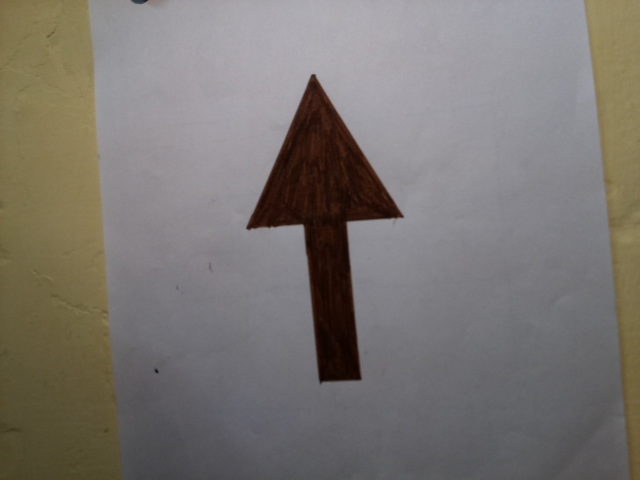
#> input picture BTP_new/image_picam/image10.jpg, 640 x 480 px; its folder holds only this picture in this run
$ python imagePreProcess.py
#> lines starting #> are read from the running program, lines starting #| are printed output that depends on the picture; after the words box and inside, x2 and y2 are one past the last pixel; in counts of white or black regions, pixels touching at a corner belong together
import os
import cv2
import pandas as pd
import numpy as np
import math
fPath = os.getcwd() + "/image_picam"

for i,item in enumerate(os.listdir(fPath)):
    itemPath = fPath + "/" + item
    image = cv2.imread(itemPath)
#> image is the input picture: shape (480, 640, 3); mean B, G, R 113, 117.4, 122.2

    height, width, channels = image.shape
#> height = 480; width = 640; channels = 3
    blackImage = np.zeros((height,width))

    gray = cv2.cvtColor(image, cv2.COLOR_BGR2GRAY)
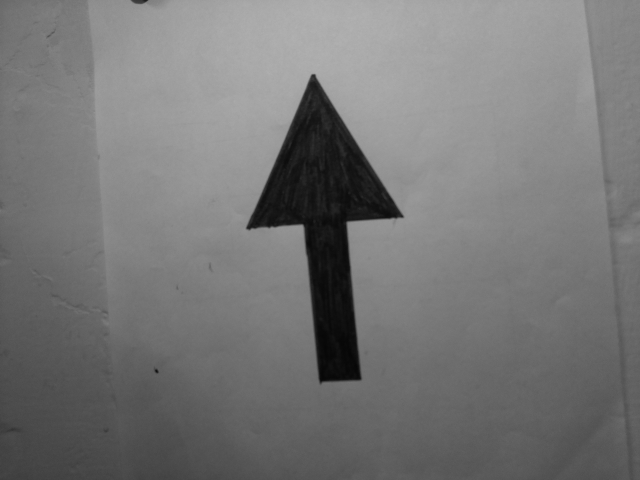
#> gray: shape (480, 640); min 6, max 178, mean 118.3
    _,thresh = cv2.threshold(gray,75,255,cv2.THRESH_BINARY_INV)
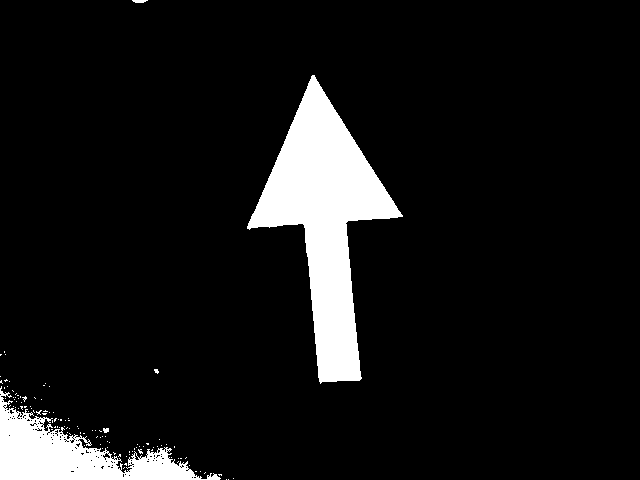
#> thresh: shape (480, 640); 8.5% white; 114 white regions (110 under 20 px), largest, box (x1, y1, x2, y2) and area: (247, 75, 403, 384) 18378, (0, 386, 221, 480) 7418, (132, 0, 148, 3) 38, (103, 428, 109, 433) 25

    kern_dilate = np.ones((8,8),np.uint8)
    kern_erode  = np.ones((3,3),np.uint8)
    mask = cv2.erode(thresh,kern_erode,iterations = 2)
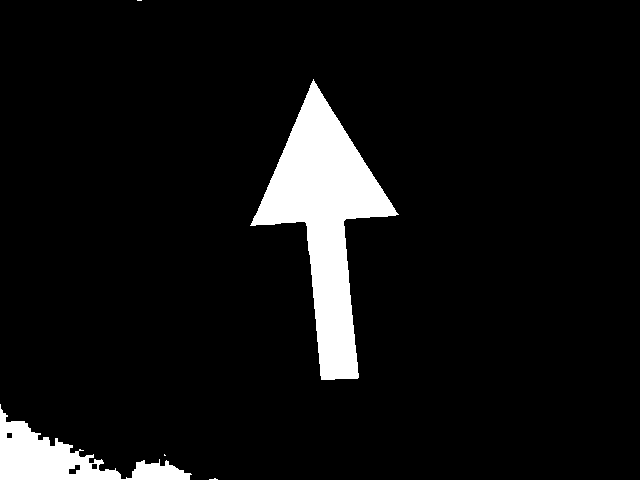
#> mask: shape (480, 640); 7% white; 5 white regions (3 under 20 px), largest, box (x1, y1, x2, y2) and area: (250, 79, 399, 380) 16461, (0, 404, 192, 480) 5126
    mask = cv2.dilate(mask,kern_dilate,iterations = 2)
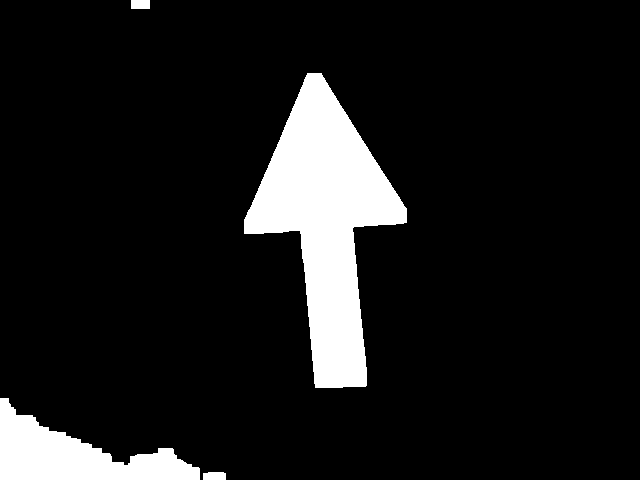
#> mask: shape (480, 640); 10.2% white; 4 white regions

    contours, hierarchy = cv2.findContours(mask,cv2.RETR_EXTERNAL,cv2.CHAIN_APPROX_NONE)
#> contours = 4 contours; box (x1, y1, x2, y2) and area: (244, 73, 407, 388) 22810, (0, 398, 200, 480) 7424, (203, 472, 226, 480) 148, (131, 0, 150, 9) 144

    centreX,  centreY = width/2, height/2
#> centreX = 320; centreY = 240
    minDis = math.inf
    Sx, Sy, Sw, Sh = 0, 0, 0, 0

    for contour in contours:
        [x,y,w,h] = cv2.boundingRect(contour)
        # discard areas that are too large
        # if h>300 and w>300:
        #     continue
        # discard areas that are too small
        if h<40 or w<40:
            continue

        Cx, Cy  = x + w/2, y + h/2;
        dis = (Cx - centreX)*(Cx - centreX) + (Cy - centreY)*(Cy - centreY)
        if dis < minDis:
            Sx, Sy, Sw, Sh = x, y, w, h
            minDis = dis
#> this loop made 4 passes
#> (x, y, w, h, Cx, Cy, dis, Sx) on passes 2 to 3: (0, 398, 200, 82, 100, 439, 88001, 0), (244, 73, 163, 315, 325.5, 230.5, 120.5, 244)
#> (x, y, w, h) on passes 1, 4: (203, 472, 23, 8), (131, 0, 19, 9)
#> after the loop, Sh = 315; Sw = 163; Sx = 244; Sy = 73; minDis = 120.5

    # [5 lines of commented-out code are left out]
    roi = mask[Sy: Sy + Sh, Sx: Sx + Sw]
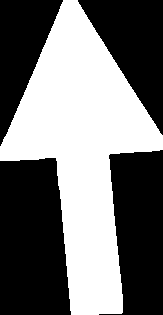
#> roi: shape (315, 163); 45.2% white; 1 white region, box (x1, y1, x2, y2) and area: (0, 0, 163, 315) 23209
    blackImage[Sy: Sy + Sh, Sx: Sx + Sw] = roi
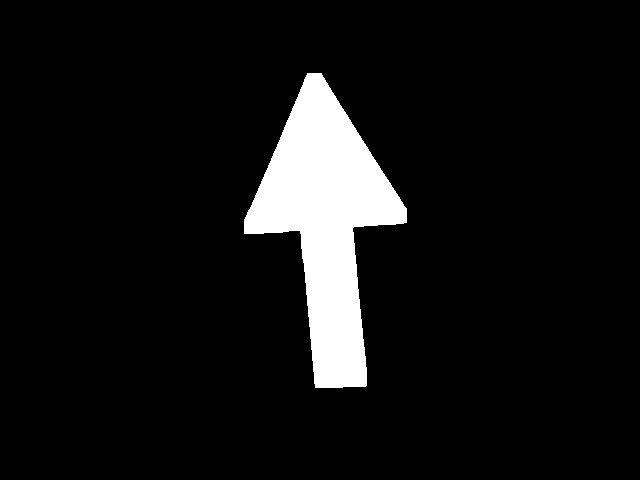
#> blackImage: shape (480, 640) float64; 7.6% white; 1 white region, box (x1, y1, x2, y2) and area: (244, 73, 407, 388) 23209

    # cv2.imshow(item,blackImage)
    cv2.imwrite("processedImages/Image" + str(i) + ".jpg",blackImage)
    cv2.waitKey(0)
    cv2.destroyAllWindows()

$ run again, on BTP_new/image_picam/image108.jpg
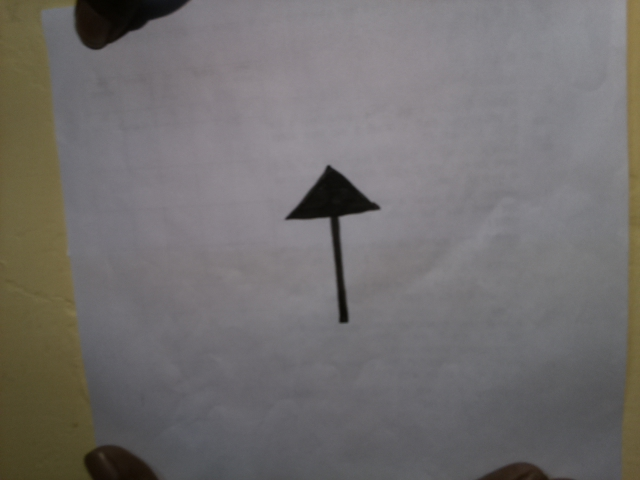
#> input picture BTP_new/image_picam/image108.jpg, 640 x 480 px
#> image is the input picture: shape (480, 640, 3); mean B, G, R 110.1, 110.9, 114
#> `_,thresh = cv2.threshold(gray,75,255,cv2.THRESH_BINARY_INV)`:
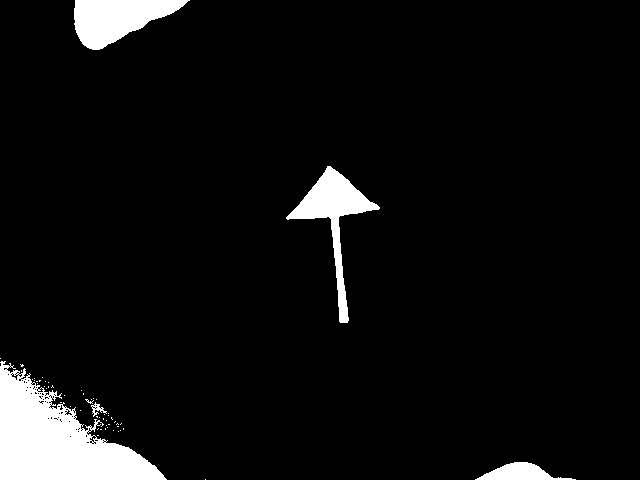
#> thresh: shape (480, 640); 5.8% white; 55 white regions (50 under 20 px), largest, box (x1, y1, x2, y2) and area: (0, 361, 167, 480) 9951, (74, 0, 190, 50) 3462, (286, 166, 380, 323) 3330, (475, 462, 576, 480) 964, (91, 402, 107, 417) 85
#> contours = 4 contours; box (x1, y1, x2, y2) and area: (0, 362, 171, 480) 10409, (285, 163, 384, 329) 5735, (70, 0, 193, 56) 4551, (475, 458, 559, 480) 1340
#> the loop `for contour in contours:` made 4 passes
#> (x, y, w, h, Cx, Cy, dis, Sx) on passes 2 to 3: (0, 362, 171, 118, 85.5, 421, 87751.2, 0), (285, 163, 99, 166, 334.5, 246, 246.2, 285)
#> after the loop `for contour in contours:`: Sh = 166; Sw = 99; Sx = 285; Sy = 163; minDis = 246.2
#> roi: shape (166, 99); 36.2% white; 1 white region, box (x1, y1, x2, y2) and area: (0, 0, 99, 166) 5957
#> `blackImage[Sy: Sy + Sh, Sx: Sx + Sw] = roi`:
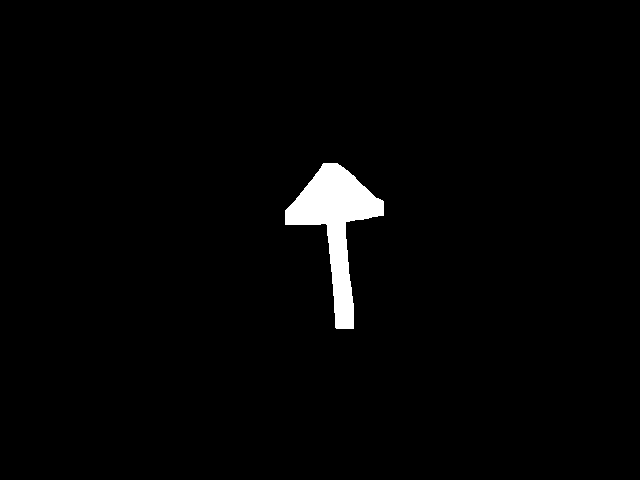
#> blackImage: shape (480, 640) float64; 1.9% white; 1 white region, box (x1, y1, x2, y2) and area: (285, 163, 384, 329) 5957

$ run again, on BTP_new/image_picam/image100.jpg
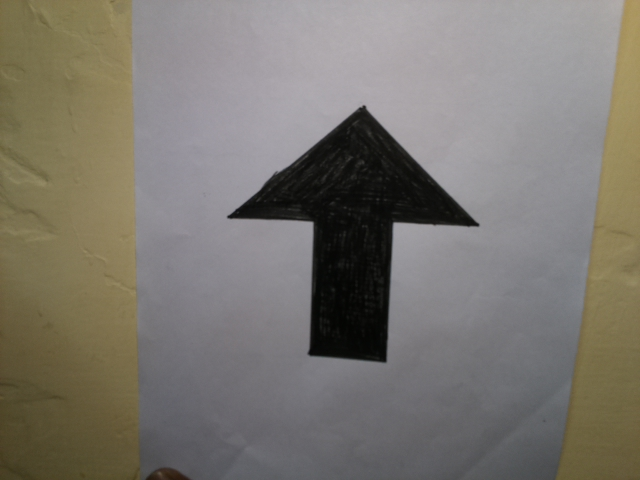
#> input picture BTP_new/image_picam/image100.jpg, 640 x 480 px
#> image is the input picture: shape (480, 640, 3); mean B, G, R 110.9, 118.5, 122.9
#> `_,thresh = cv2.threshold(gray,75,255,cv2.THRESH_BINARY_INV)`:
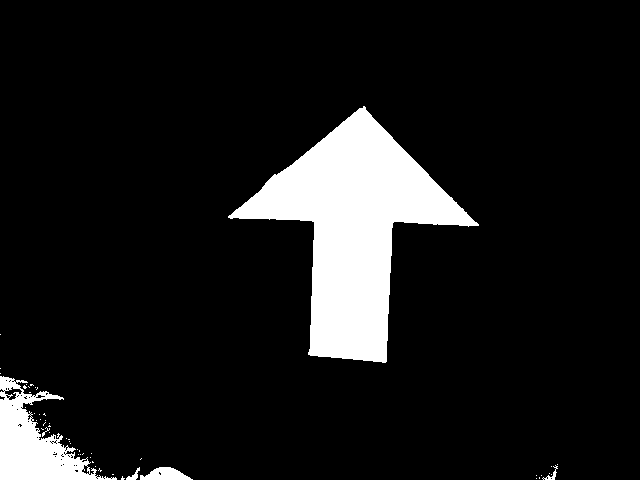
#> thresh: shape (480, 640); 10.2% white; 53 white regions (47 under 20 px), largest, box (x1, y1, x2, y2) and area: (228, 106, 479, 363) 25407, (0, 376, 117, 480) 5146, (140, 467, 193, 480) 446, (126, 467, 140, 480) 68, (542, 465, 558, 480) 64, (42, 427, 50, 437) 21
#> contours = 4 contours; box (x1, y1, x2, y2) and area: (228, 104, 481, 368) 30112, (0, 373, 102, 480) 5542, (123, 463, 196, 480) 817, (43, 390, 58, 405) 196
#> the loop `for contour in contours:` made 4 passes
#> (x, y, w, h, Cx, Cy, dis, Sx) on passes 3 to 4: (0, 373, 102, 107, 51, 426.5, 107143.2, 0), (228, 104, 253, 264, 354.5, 236, 1206.2, 228)
#> after the loop `for contour in contours:`: Sh = 264; Sw = 253; Sx = 228; Sy = 104; minDis = 1206.2
#> roi: shape (264, 253); 45.7% white; 1 white region, box (x1, y1, x2, y2) and area: (0, 0, 253, 264) 30519
#> `blackImage[Sy: Sy + Sh, Sx: Sx + Sw] = roi`:
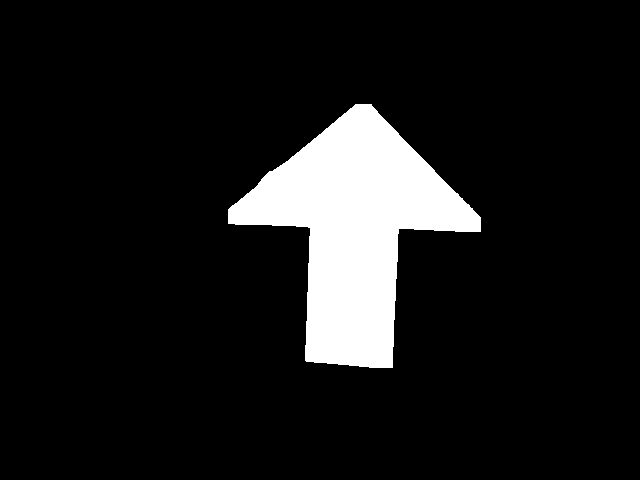
#> blackImage: shape (480, 640) float64; 9.9% white; 1 white region, box (x1, y1, x2, y2) and area: (228, 104, 481, 368) 30519
